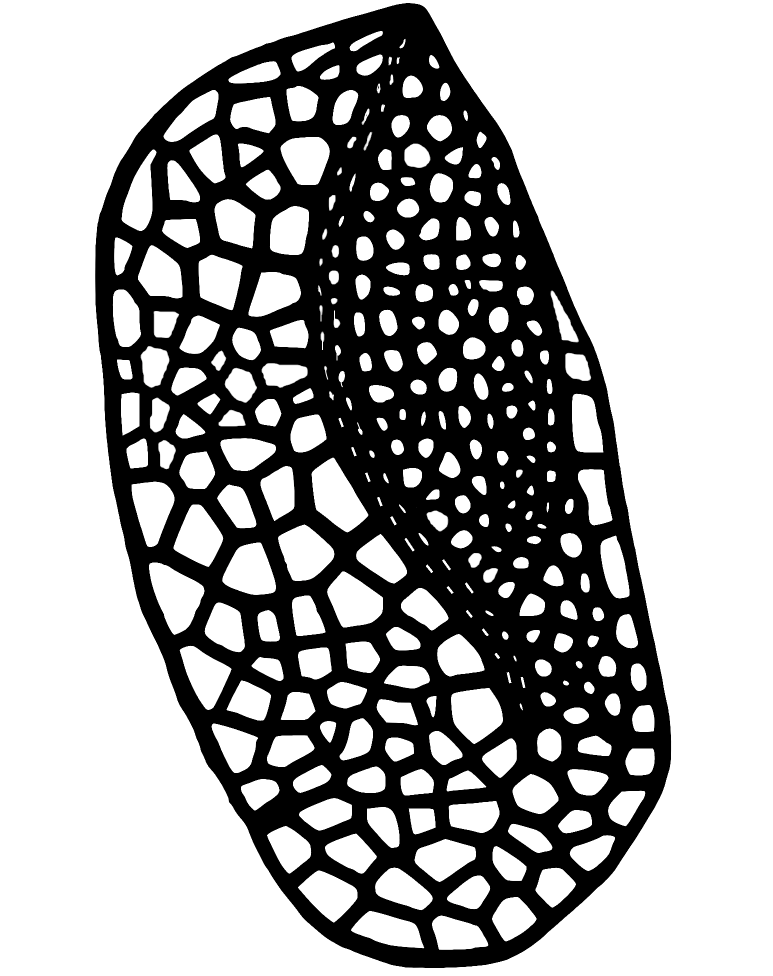
#> input picture Example_Segmentation/lw.png, 1546 x 1952 px, found by its file name (shown at 1/2 size)
$ python segment.py   (Python 2 division)   (older library calls are emulated)
#> lines starting #> are read from the running program, lines starting #| are printed output that depends on the picture; after the words box and inside, x2 and y2 are one past the last pixel; in counts of white or black regions, pixels touching at a corner belong together
# Code from https://github.com/hoffmannjordan/size-and-shape-of-insect-wings
# A version of this code is available at: https://github.com/hoffmannjordan/insect-wing-venation-patterns
# The main image segmentation code can be found at: https://github.com/hoffmannjordan/Fast-Marching-Image-Segmentation

import numpy as np
import matplotlib
#matplotlib.use('Agg')
import matplotlib.pyplot as plt
from PIL import Image
from mpi4py import MPI
from scipy import ndimage as ndi
from skimage.morphology import watershed
from skimage.feature import peak_local_max
import scipy.ndimage
from scipy import ndimage
from skimage import measure
import scipy as sp
import time
import glob

def rgb2gray(rgb):
	# convert from rgb to grayscale
	r, g, b  = rgb[:,:,0], rgb[:,:,1], rgb[:,:,2]
	gray = 0.2989 * r + 0.5870 * g + 0.1140 * b
	return gray

def import_data(name,cutoff):
#> called with name = './lw.png', cutoff = 0.03
	im = Image.open(name)
#> im is the input picture: PIL image 1546x1952 RGBA; mean R, G, B, A 165.6, 165.6, 165.6, 255
	imarray = np.array(im)
	print np.shape(imarray)
#| (1952, 1546, 4)
	imarray = rgb2gray(imarray)
	imarray = scipy.ndimage.filters.gaussian_filter(imarray,0.)
	print np.shape(imarray)
#| (1952, 1546)
	dim1,dim2 = np.shape(imarray)
#> dim1 = 1952; dim2 = 1546
	data = np.zeros((dim1,dim2))
	for i in xrange(dim1):
		for j in xrange(dim2):
			data[i][j] = 1-imarray[i][j]
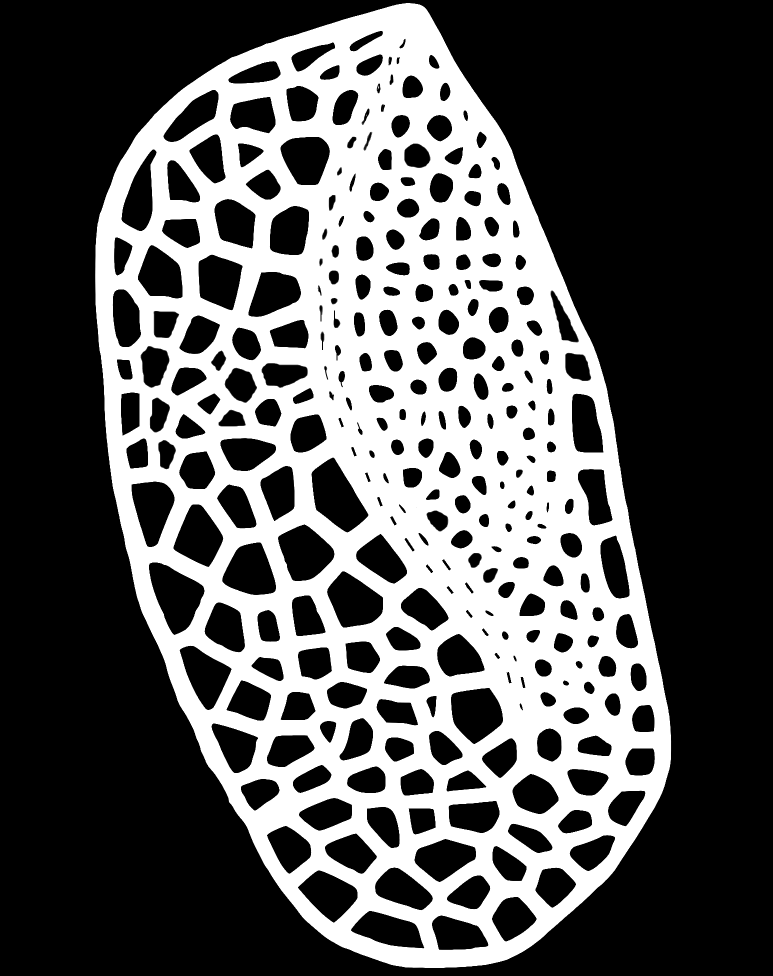
#> data: shape (1952, 1546) float64 (shown at 1/2 size); min -254, max 1, mean -164.6; drawn with min black and max white
	data += np.abs(np.amin(data))
	data = data/np.amax(data)
	tmp = np.zeros(np.shape(data))
	for i in xrange(dim1):
		for j in xrange(dim2):
			if data[i][j] > cutoff:
				tmp[i][j] = 1.0
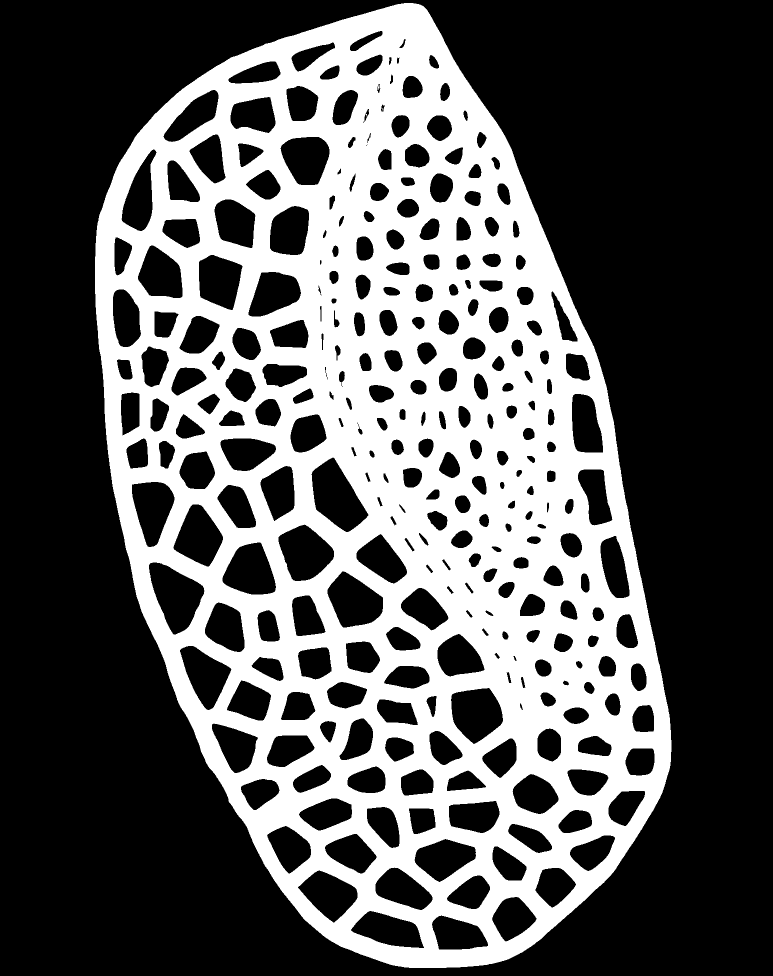
#> tmp: shape (1952, 1546) float64 (shown at 1/2 size); values 0 (black) and 1 (white), 35.5% white; 6 white regions (5 under 20 px), largest, box (x1, y1, x2, y2) and area: (190, 6, 1343, 1936) 1071521
	# plt.imshow(tmp)
	# plt.show()
	return tmp


def connected_comp(spec , matrix):
#> called with spec = 'lw'
	L = sp.ndimage.measurements.label(matrix)[0]
	maxv = np.amax(L)
#> maxv = 298
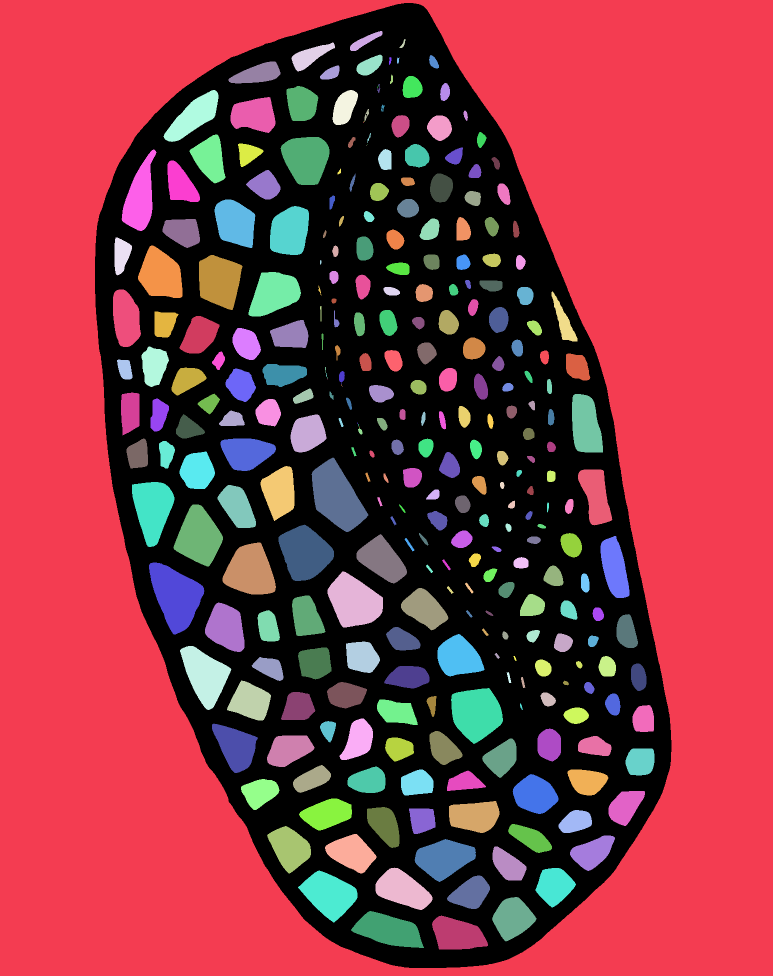
#> L: shape (1952, 1546) int32 (shown at 1/2 size); 299 distinct labels, from 0 to 298; one colour per label, 0 black
	perm = np.random.permutation(range(1,maxv+3))
	dup = np.zeros(np.shape(L))
	dim1,dim2 = np.shape(L)
#> dim1 = 1952; dim2 = 1546
	for i in xrange(dim1):
		for j in xrange(dim2):
			if L[i][j] != 0:
				dup[i][j] = perm[L[i][j]]
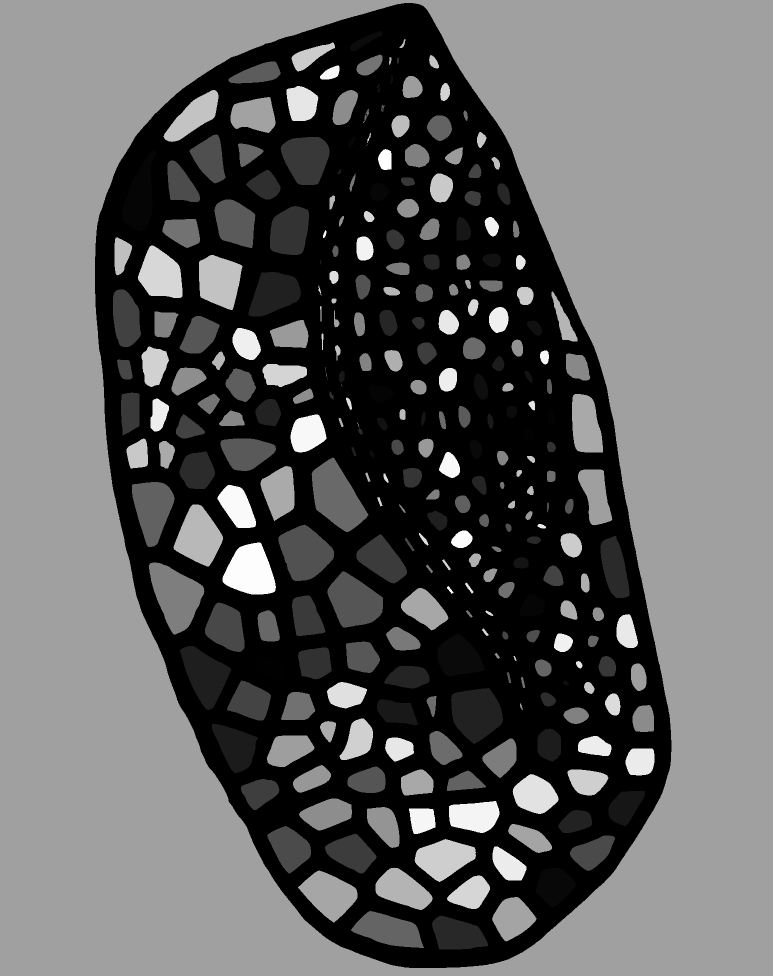
#> dup: shape (1952, 1546) float64 (shown at 1/2 size); min 0, max 300, mean 114.1; drawn with min black and max white
	plt.imshow(L,cmap='nipy_spectral',interpolation='none')
	plt.show()
	plt.imshow(dup,cmap='nipy_spectral',interpolation='none')
	plt.title(spec)
	plt.savefig('./Segmented_Domains_'+spec+'.png', dpi=300,bbox_inches='tight')
	plt.clf()
	return dup

def by_size(mat,thresh):
	'''
	Generate the segmented domains ensuring that they are above a minimum size
	If the region is over a certain size (dx dy) then populate the region with random points
	this is to ensure that the background is properly segmented and that domains on the bounary
	of the wing are properly captured.
	'''
#> called with thresh = 10
	maxv = np.amax(mat)
#> maxv = 300
	locs = [[] for i in xrange(int(maxv))]
	dim1,dim2 = np.shape(mat)
#> dim1 = 1952; dim2 = 1546
	for i in xrange(dim1):
		for j in xrange(dim2):
			if int(mat[i][j]) != 0:
				locs[int(mat[i][j]-1)].append([i,j])
	centroids = []
	for i in xrange(len(locs)):
		if len(locs[i])>thresh:
			xs,ys = np.transpose(np.array(locs[i]))
			dx = np.amax(xs) - np.amin(xs)
			dy = np.amax(ys) - np.amin(ys)
			if dx > 400 and dy > 400:
				a = range(len(xs))
				a = np.random.permutation(a)
				for j in xrange(200):
					centroids.append([ys[a[j]],xs[a[j]]])
			else:
				cx = np.mean(xs)
				cy = np.mean(ys)
				centroids.append([cy,cx])
	xt = np.transpose(centroids)[0]
	yt = np.transpose(centroids)[1]
	return np.array(centroids)

if __name__=='__main__':
	filetodo='./lw.png'
	spec = filetodo.split('/')[1].split('.')[0]
	data = import_data(filetodo , 0.03)
	objects = connected_comp(spec,1-data)
	np.savetxt('./'+spec+'_vel2.csv',1-data,delimiter=',')
	cs = by_size(objects,10)
	np.savetxt(spec+'_cents2.txt', cs, delimiter=',')
